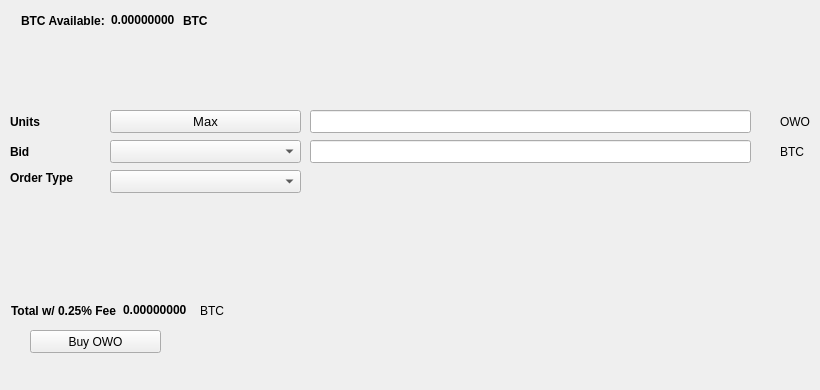
   <widget class="QWidget" name="BuyTab">
    <attribute name="title">
     <string>Buy</string>
    </attribute>
    <widget class="QPushButton" name="BuyOWO">
     <property name="geometry">
      <rect>
       <x>30</x>
       <y>330</y>
       <width>131</width>
       <height>23</height>
      </rect>
     </property>
     <property name="text">
      <string>Buy OWO</string>
     </property>
     <property name="icon">
      <iconset resource="../oneworld.qrc">
       <normaloff>:/icons/bitcoin</normaloff>:/icons/bitcoin</iconset>
     </property>
    </widget>
    <widget class="QLabel" name="label_3">
     <property name="geometry">
      <rect>
       <x>10</x>
       <y>110</y>
       <width>46</width>
       <height>23</height>
      </rect>
     </property>
     <property name="font">
      <font>
       <weight>75</weight>
       <bold>true</bold>
      </font>
     </property>
     <property name="text">
      <string>Units</string>
     </property>
    </widget>
    <widget class="QLineEdit" name="UnitsInput">
     <property name="geometry">
      <rect>
       <x>310</x>
       <y>110</y>
       <width>441</width>
       <height>23</height>
      </rect>
     </property>
     <property name="font">
      <font>
       <pointsize>9</pointsize>
       <weight>75</weight>
       <bold>true</bold>
      </font>
     </property>
    </widget>
    <widget class="QLineEdit" name="BuyBidPriceEdit">
     <property name="geometry">
      <rect>
       <x>310</x>
       <y>140</y>
       <width>441</width>
       <height>23</height>
      </rect>
     </property>
     <property name="font">
      <font>
       <pointsize>9</pointsize>
       <weight>75</weight>
       <bold>true</bold>
      </font>
     </property>
    </widget>
    <widget class="QLabel" name="label_4">
     <property name="geometry">
      <rect>
       <x>780</x>
       <y>110</y>
       <width>31</width>
       <height>23</height>
      </rect>
     </property>
     <property name="text">
      <string>OWO</string>
     </property>
    </widget>
    <widget class="QLabel" name="label_5">
     <property name="geometry">
      <rect>
       <x>780</x>
       <y>140</y>
       <width>31</width>
       <height>23</height>
      </rect>
     </property>
     <property name="text">
      <string>BTC</string>
     </property>
    </widget>
    <widget class="QLabel" name="label_6">
     <property name="geometry">
      <rect>
       <x>10</x>
       <y>140</y>
       <width>46</width>
       <height>23</height>
      </rect>
     </property>
     <property name="font">
      <font>
       <weight>75</weight>
       <bold>true</bold>
      </font>
     </property>
     <property name="text">
      <string>Bid</string>
     </property>
    </widget>
    <widget class="QLabel" name="label_7">
     <property name="geometry">
      <rect>
       <x>10</x>
       <y>170</y>
       <width>91</width>
       <height>16</height>
      </rect>
     </property>
     <property name="font">
      <font>
       <weight>75</weight>
       <bold>true</bold>
      </font>
     </property>
     <property name="text">
      <string>Order Type</string>
     </property>
    </widget>
    <widget class="QPushButton" name="Buy_Max_Amount">
     <property name="geometry">
      <rect>
       <x>110</x>
       <y>110</y>
       <width>191</width>
       <height>23</height>
      </rect>
     </property>
     <property name="font">
      <font>
       <pointsize>10</pointsize>
      </font>
     </property>
     <property name="text">
      <string>Max</string>
     </property>
    </widget>
    <widget class="QComboBox" name="BuyBidcomboBox">
     <property name="geometry">
      <rect>
       <x>110</x>
       <y>140</y>
       <width>191</width>
       <height>23</height>
      </rect>
     </property>
     <property name="font">
      <font>
       <pointsize>10</pointsize>
      </font>
     </property>
    </widget>
    <widget class="QComboBox" name="buyOrdertypeCombo">
     <property name="geometry">
      <rect>
       <x>110</x>
       <y>170</y>
       <width>191</width>
       <height>23</height>
      </rect>
     </property>
     <property name="font">
      <font>
       <pointsize>10</pointsize>
      </font>
     </property>
    </widget>
    <widget class="QWidget" name="layoutWidget1">
     <property name="geometry">
      <rect>
       <x>21</x>
       <y>11</y>
       <width>227</width>
       <height>19</height>
      </rect>
     </property>
     <layout class="QHBoxLayout" name="horizontalLayout_3">
      <item>
       <widget class="QLabel" name="label232">
        <property name="font">
         <font>
          <weight>75</weight>
          <bold>true</bold>
         </font>
        </property>
        <property name="text">
         <string>BTC Available:</string>
        </property>
       </widget>
      </item>
      <item>
       <widget class="QLabel" name="BtcAvailableLbl">
        <property name="palette">
         <palette>
          <active>
           <colorrole role="WindowText">
            <brush brushstyle="SolidPattern">
             <color alpha="255">
              <red>0</red>
              <green>0</green>
              <blue>0</blue>
             </color>
            </brush>
           </colorrole>
           <colorrole role="Button">
            <brush brushstyle="SolidPattern">
             <color alpha="255">
              <red>0</red>
              <green>170</green>
              <blue>0</blue>
             </color>
            </brush>
           </colorrole>
           <colorrole role="Light">
            <brush brushstyle="SolidPattern">
             <color alpha="255">
              <red>0</red>
              <green>255</green>
              <blue>0</blue>
             </color>
            </brush>
           </colorrole>
           <colorrole role="Midlight">
            <brush brushstyle="SolidPattern">
             <color alpha="255">
              <red>0</red>
              <green>212</green>
              <blue>0</blue>
             </color>
            </brush>
           </colorrole>
           <colorrole role="Dark">
            <brush brushstyle="SolidPattern">
             <color alpha="255">
              <red>0</red>
              <green>85</green>
              <blue>0</blue>
             </color>
            </brush>
           </colorrole>
           <colorrole role="Mid">
            <brush brushstyle="SolidPattern">
             <color alpha="255">
              <red>0</red>
              <green>113</green>
              <blue>0</blue>
             </color>
            </brush>
           </colorrole>
           <colorrole role="Text">
            <brush brushstyle="SolidPattern">
             <color alpha="255">
              <red>0</red>
              <green>170</green>
              <blue>0</blue>
             </color>
            </brush>
           </colorrole>
           <colorrole role="BrightText">
            <brush brushstyle="SolidPattern">
             <color alpha="255">
              <red>255</red>
              <green>255</green>
              <blue>255</blue>
             </color>
            </brush>
           </colorrole>
           <colorrole role="ButtonText">
            <brush brushstyle="SolidPattern">
             <color alpha="255">
              <red>0</red>
              <green>0</green>
              <blue>0</blue>
             </color>
            </brush>
           </colorrole>
           <colorrole role="Base">
            <brush brushstyle="SolidPattern">
             <color alpha="255">
              <red>255</red>
              <green>255</green>
              <blue>255</blue>
             </color>
            </brush>
           </colorrole>
           <colorrole role="Window">
            <brush brushstyle="SolidPattern">
             <color alpha="255">
              <red>0</red>
              <green>170</green>
              <blue>0</blue>
             </color>
            </brush>
           </colorrole>
           <colorrole role="Shadow">
            <brush brushstyle="SolidPattern">
             <color alpha="255">
              <red>0</red>
              <green>0</green>
              <blue>0</blue>
             </color>
            </brush>
           </colorrole>
           <colorrole role="AlternateBase">
            <brush brushstyle="SolidPattern">
             <color alpha="255">
              <red>127</red>
              <green>212</green>
              <blue>127</blue>
             </color>
            </brush>
           </colorrole>
           <colorrole role="ToolTipBase">
            <brush brushstyle="SolidPattern">
             <color alpha="255">
              <red>255</red>
              <green>255</green>
              <blue>220</blue>
             </color>
            </brush>
           </colorrole>
           <colorrole role="ToolTipText">
            <brush brushstyle="SolidPattern">
             <color alpha="255">
              <red>0</red>
              <green>0</green>
              <blue>0</blue>
             </color>
            </brush>
           </colorrole>
          </active>
          <inactive>
           <colorrole role="WindowText">
            <brush brushstyle="SolidPattern">
             <color alpha="255">
              <red>0</red>
              <green>0</green>
              <blue>0</blue>
             </color>
            </brush>
           </colorrole>
           <colorrole role="Button">
            <brush brushstyle="SolidPattern">
             <color alpha="255">
              <red>0</red>
              <green>170</green>
              <blue>0</blue>
             </color>
            </brush>
           </colorrole>
           <colorrole role="Light">
            <brush brushstyle="SolidPattern">
             <color alpha="255">
              <red>0</red>
              <green>255</green>
              <blue>0</blue>
             </color>
            </brush>
           </colorrole>
           <colorrole role="Midlight">
            <brush brushstyle="SolidPattern">
             <color alpha="255">
              <red>0</red>
              <green>212</green>
              <blue>0</blue>
             </color>
            </brush>
           </colorrole>
           <colorrole role="Dark">
            <brush brushstyle="SolidPattern">
             <color alpha="255">
              <red>0</red>
              <green>85</green>
              <blue>0</blue>
             </color>
            </brush>
           </colorrole>
           <colorrole role="Mid">
            <brush brushstyle="SolidPattern">
             <color alpha="255">
              <red>0</red>
              <green>113</green>
              <blue>0</blue>
             </color>
            </brush>
           </colorrole>
           <colorrole role="Text">
            <brush brushstyle="SolidPattern">
             <color alpha="255">
              <red>0</red>
              <green>170</green>
              <blue>0</blue>
             </color>
            </brush>
           </colorrole>
           <colorrole role="BrightText">
            <brush brushstyle="SolidPattern">
             <color alpha="255">
              <red>255</red>
              <green>255</green>
              <blue>255</blue>
             </color>
            </brush>
           </colorrole>
           <colorrole role="ButtonText">
            <brush brushstyle="SolidPattern">
             <color alpha="255">
              <red>0</red>
              <green>0</green>
              <blue>0</blue>
             </color>
            </brush>
           </colorrole>
           <colorrole role="Base">
            <brush brushstyle="SolidPattern">
             <color alpha="255">
              <red>255</red>
              <green>255</green>
              <blue>255</blue>
             </color>
            </brush>
           </colorrole>
           <colorrole role="Window">
            <brush brushstyle="SolidPattern">
             <color alpha="255">
              <red>0</red>
              <green>170</green>
              <blue>0</blue>
             </color>
            </brush>
           </colorrole>
           <colorrole role="Shadow">
            <brush brushstyle="SolidPattern">
             <color alpha="255">
              <red>0</red>
              <green>0</green>
              <blue>0</blue>
             </color>
            </brush>
           </colorrole>
           <colorrole role="AlternateBase">
            <brush brushstyle="SolidPattern">
             <color alpha="255">
              <red>127</red>
              <green>212</green>
              <blue>127</blue>
             </color>
            </brush>
           </colorrole>
           <colorrole role="ToolTipBase">
            <brush brushstyle="SolidPattern">
             <color alpha="255">
              <red>255</red>
              <green>255</green>
              <blue>220</blue>
             </color>
            </brush>
           </colorrole>
           <colorrole role="ToolTipText">
            <brush brushstyle="SolidPattern">
             <color alpha="255">
              <red>0</red>
              <green>0</green>
              <blue>0</blue>
             </color>
            </brush>
           </colorrole>
          </inactive>
          <disabled>
           <colorrole role="WindowText">
            <brush brushstyle="SolidPattern">
             <color alpha="255">
              <red>0</red>
              <green>85</green>
              <blue>0</blue>
             </color>
            </brush>
           </colorrole>
           <colorrole role="Button">
            <brush brushstyle="SolidPattern">
             <color alpha="255">
              <red>0</red>
              <green>170</green>
              <blue>0</blue>
             </color>
            </brush>
           </colorrole>
           <colorrole role="Light">
            <brush brushstyle="SolidPattern">
             <color alpha="255">
              <red>0</red>
              <green>255</green>
              <blue>0</blue>
             </color>
            </brush>
           </colorrole>
           <colorrole role="Midlight">
            <brush brushstyle="SolidPattern">
             <color alpha="255">
              <red>0</red>
              <green>212</green>
              <blue>0</blue>
             </color>
            </brush>
           </colorrole>
           <colorrole role="Dark">
            <brush brushstyle="SolidPattern">
             <color alpha="255">
              <red>0</red>
              <green>85</green>
              <blue>0</blue>
             </color>
            </brush>
           </colorrole>
           <colorrole role="Mid">
            <brush brushstyle="SolidPattern">
             <color alpha="255">
              <red>0</red>
              <green>113</green>
              <blue>0</blue>
             </color>
            </brush>
           </colorrole>
           <colorrole role="Text">
            <brush brushstyle="SolidPattern">
             <color alpha="255">
              <red>0</red>
              <green>85</green>
              <blue>0</blue>
             </color>
            </brush>
           </colorrole>
           <colorrole role="BrightText">
            <brush brushstyle="SolidPattern">
             <color alpha="255">
              <red>255</red>
              <green>255</green>
              <blue>255</blue>
             </color>
            </brush>
           </colorrole>
           <colorrole role="ButtonText">
            <brush brushstyle="SolidPattern">
             <color alpha="255">
              <red>0</red>
              <green>85</green>
              <blue>0</blue>
             </color>
            </brush>
           </colorrole>
           <colorrole role="Base">
            <brush brushstyle="SolidPattern">
             <color alpha="255">
              <red>0</red>
              <green>170</green>
              <blue>0</blue>
             </color>
            </brush>
           </colorrole>
           <colorrole role="Window">
            <brush brushstyle="SolidPattern">
             <color alpha="255">
              <red>0</red>
              <green>170</green>
              <blue>0</blue>
             </color>
            </brush>
           </colorrole>
           <colorrole role="Shadow">
            <brush brushstyle="SolidPattern">
             <color alpha="255">
              <red>0</red>
              <green>0</green>
              <blue>0</blue>
             </color>
            </brush>
           </colorrole>
           <colorrole role="AlternateBase">
            <brush brushstyle="SolidPattern">
             <color alpha="255">
              <red>0</red>
              <green>170</green>
              <blue>0</blue>
             </color>
            </brush>
           </colorrole>
           <colorrole role="ToolTipBase">
            <brush brushstyle="SolidPattern">
             <color alpha="255">
              <red>255</red>
              <green>255</green>
              <blue>220</blue>
             </color>
            </brush>
           </colorrole>
           <colorrole role="ToolTipText">
            <brush brushstyle="SolidPattern">
             <color alpha="255">
              <red>0</red>
              <green>0</green>
              <blue>0</blue>
             </color>
            </brush>
           </colorrole>
          </disabled>
         </palette>
        </property>
        <property name="font">
         <font>
          <weight>75</weight>
          <bold>true</bold>
         </font>
        </property>
        <property name="text">
         <string>0.00000000</string>
        </property>
        <property name="textInteractionFlags">
         <set>Qt::LinksAccessibleByMouse|Qt::TextSelectableByKeyboard|Qt::TextSelectableByMouse</set>
        </property>
       </widget>
      </item>
      <item>
       <widget class="QLabel" name="BtcAvailableLbl_2">
        <property name="font">
         <font>
          <weight>75</weight>
          <bold>true</bold>
         </font>
        </property>
        <property name="text">
         <string>BTC</string>
        </property>
       </widget>
      </item>
     </layout>
    </widget>
    <widget class="QWidget" name="layoutWidge2">
     <property name="geometry">
      <rect>
       <x>11</x>
       <y>301</y>
       <width>259</width>
       <height>19</height>
      </rect>
     </property>
     <layout class="QHBoxLayout" name="horizontalLayout_4">
      <item>
       <widget class="QLabel" name="label_9">
        <property name="font">
         <font>
          <weight>75</weight>
          <bold>true</bold>
         </font>
        </property>
        <property name="text">
         <string>Total w/ 0.25% Fee</string>
        </property>
       </widget>
      </item>
      <item>
       <widget class="QLabel" name="BuyCostLabel">
        <property name="palette">
         <palette>
          <active>
           <colorrole role="WindowText">
            <brush brushstyle="SolidPattern">
             <color alpha="255">
              <red>0</red>
              <green>0</green>
              <blue>0</blue>
             </color>
            </brush>
           </colorrole>
           <colorrole role="Button">
            <brush brushstyle="SolidPattern">
             <color alpha="255">
              <red>0</red>
              <green>170</green>
              <blue>0</blue>
             </color>
            </brush>
           </colorrole>
           <colorrole role="Light">
            <brush brushstyle="SolidPattern">
             <color alpha="255">
              <red>0</red>
              <green>255</green>
              <blue>0</blue>
             </color>
            </brush>
           </colorrole>
           <colorrole role="Midlight">
            <brush brushstyle="SolidPattern">
             <color alpha="255">
              <red>0</red>
              <green>212</green>
              <blue>0</blue>
             </color>
            </brush>
           </colorrole>
           <colorrole role="Dark">
            <brush brushstyle="SolidPattern">
             <color alpha="255">
              <red>0</red>
              <green>85</green>
              <blue>0</blue>
             </color>
            </brush>
           </colorrole>
           <colorrole role="Mid">
            <brush brushstyle="SolidPattern">
             <color alpha="255">
              <red>0</red>
              <green>113</green>
              <blue>0</blue>
             </color>
            </brush>
           </colorrole>
           <colorrole role="Text">
            <brush brushstyle="SolidPattern">
             <color alpha="255">
              <red>0</red>
              <green>170</green>
              <blue>0</blue>
             </color>
            </brush>
           </colorrole>
           <colorrole role="BrightText">
            <brush brushstyle="SolidPattern">
             <color alpha="255">
              <red>255</red>
              <green>255</green>
              <blue>255</blue>
             </color>
            </brush>
           </colorrole>
           <colorrole role="ButtonText">
            <brush brushstyle="SolidPattern">
             <color alpha="255">
              <red>0</red>
              <green>0</green>
              <blue>0</blue>
             </color>
            </brush>
           </colorrole>
           <colorrole role="Base">
            <brush brushstyle="SolidPattern">
             <color alpha="255">
              <red>255</red>
              <green>255</green>
              <blue>255</blue>
             </color>
            </brush>
           </colorrole>
           <colorrole role="Window">
            <brush brushstyle="SolidPattern">
             <color alpha="255">
              <red>0</red>
              <green>170</green>
              <blue>0</blue>
             </color>
            </brush>
           </colorrole>
           <colorrole role="Shadow">
            <brush brushstyle="SolidPattern">
             <color alpha="255">
              <red>0</red>
              <green>0</green>
              <blue>0</blue>
             </color>
            </brush>
           </colorrole>
           <colorrole role="AlternateBase">
            <brush brushstyle="SolidPattern">
             <color alpha="255">
              <red>127</red>
              <green>212</green>
              <blue>127</blue>
             </color>
            </brush>
           </colorrole>
           <colorrole role="ToolTipBase">
            <brush brushstyle="SolidPattern">
             <color alpha="255">
              <red>255</red>
              <green>255</green>
              <blue>220</blue>
             </color>
            </brush>
           </colorrole>
           <colorrole role="ToolTipText">
            <brush brushstyle="SolidPattern">
             <color alpha="255">
              <red>0</red>
              <green>0</green>
              <blue>0</blue>
             </color>
            </brush>
           </colorrole>
          </active>
          <inactive>
           <colorrole role="WindowText">
            <brush brushstyle="SolidPattern">
             <color alpha="255">
              <red>0</red>
              <green>0</green>
              <blue>0</blue>
             </color>
            </brush>
           </colorrole>
           <colorrole role="Button">
            <brush brushstyle="SolidPattern">
             <color alpha="255">
              <red>0</red>
              <green>170</green>
              <blue>0</blue>
             </color>
            </brush>
           </colorrole>
           <colorrole role="Light">
            <brush brushstyle="SolidPattern">
             <color alpha="255">
              <red>0</red>
              <green>255</green>
              <blue>0</blue>
             </color>
            </brush>
           </colorrole>
           <colorrole role="Midlight">
            <brush brushstyle="SolidPattern">
             <color alpha="255">
              <red>0</red>
              <green>212</green>
              <blue>0</blue>
             </color>
            </brush>
           </colorrole>
           <colorrole role="Dark">
            <brush brushstyle="SolidPattern">
             <color alpha="255">
              <red>0</red>
              <green>85</green>
              <blue>0</blue>
             </color>
            </brush>
           </colorrole>
           <colorrole role="Mid">
            <brush brushstyle="SolidPattern">
             <color alpha="255">
              <red>0</red>
              <green>113</green>
              <blue>0</blue>
             </color>
            </brush>
           </colorrole>
           <colorrole role="Text">
            <brush brushstyle="SolidPattern">
             <color alpha="255">
              <red>0</red>
              <green>170</green>
              <blue>0</blue>
             </color>
            </brush>
           </colorrole>
           <colorrole role="BrightText">
            <brush brushstyle="SolidPattern">
             <color alpha="255">
              <red>255</red>
              <green>255</green>
              <blue>255</blue>
             </color>
            </brush>
           </colorrole>
           <colorrole role="ButtonText">
            <brush brushstyle="SolidPattern">
             <color alpha="255">
              <red>0</red>
              <green>0</green>
              <blue>0</blue>
             </color>
            </brush>
           </colorrole>
           <colorrole role="Base">
            <brush brushstyle="SolidPattern">
             <color alpha="255">
              <red>255</red>
              <green>255</green>
              <blue>255</blue>
             </color>
            </brush>
           </colorrole>
           <colorrole role="Window">
            <brush brushstyle="SolidPattern">
             <color alpha="255">
              <red>0</red>
              <green>170</green>
              <blue>0</blue>
             </color>
            </brush>
           </colorrole>
           <colorrole role="Shadow">
            <brush brushstyle="SolidPattern">
             <color alpha="255">
              <red>0</red>
              <green>0</green>
              <blue>0</blue>
             </color>
            </brush>
           </colorrole>
           <colorrole role="AlternateBase">
            <brush brushstyle="SolidPattern">
             <color alpha="255">
              <red>127</red>
              <green>212</green>
              <blue>127</blue>
             </color>
            </brush>
           </colorrole>
           <colorrole role="ToolTipBase">
            <brush brushstyle="SolidPattern">
             <color alpha="255">
              <red>255</red>
              <green>255</green>
              <blue>220</blue>
             </color>
            </brush>
           </colorrole>
           <colorrole role="ToolTipText">
            <brush brushstyle="SolidPattern">
             <color alpha="255">
              <red>0</red>
              <green>0</green>
              <blue>0</blue>
             </color>
            </brush>
           </colorrole>
          </inactive>
          <disabled>
           <colorrole role="WindowText">
            <brush brushstyle="SolidPattern">
             <color alpha="255">
              <red>0</red>
              <green>85</green>
              <blue>0</blue>
             </color>
            </brush>
           </colorrole>
           <colorrole role="Button">
            <brush brushstyle="SolidPattern">
             <color alpha="255">
              <red>0</red>
              <green>170</green>
              <blue>0</blue>
             </color>
            </brush>
           </colorrole>
           <colorrole role="Light">
            <brush brushstyle="SolidPattern">
             <color alpha="255">
              <red>0</red>
              <green>255</green>
              <blue>0</blue>
             </color>
            </brush>
           </colorrole>
           <colorrole role="Midlight">
            <brush brushstyle="SolidPattern">
             <color alpha="255">
              <red>0</red>
              <green>212</green>
              <blue>0</blue>
             </color>
            </brush>
           </colorrole>
           <colorrole role="Dark">
            <brush brushstyle="SolidPattern">
             <color alpha="255">
              <red>0</red>
              <green>85</green>
              <blue>0</blue>
             </color>
            </brush>
           </colorrole>
           <colorrole role="Mid">
            <brush brushstyle="SolidPattern">
             <color alpha="255">
              <red>0</red>
              <green>113</green>
              <blue>0</blue>
             </color>
            </brush>
           </colorrole>
           <colorrole role="Text">
            <brush brushstyle="SolidPattern">
             <color alpha="255">
              <red>0</red>
              <green>85</green>
              <blue>0</blue>
             </color>
            </brush>
           </colorrole>
           <colorrole role="BrightText">
            <brush brushstyle="SolidPattern">
             <color alpha="255">
              <red>255</red>
              <green>255</green>
              <blue>255</blue>
             </color>
            </brush>
           </colorrole>
           <colorrole role="ButtonText">
            <brush brushstyle="SolidPattern">
             <color alpha="255">
              <red>0</red>
              <green>85</green>
              <blue>0</blue>
             </color>
            </brush>
           </colorrole>
           <colorrole role="Base">
            <brush brushstyle="SolidPattern">
             <color alpha="255">
              <red>0</red>
              <green>170</green>
              <blue>0</blue>
             </color>
            </brush>
           </colorrole>
           <colorrole role="Window">
            <brush brushstyle="SolidPattern">
             <color alpha="255">
              <red>0</red>
              <green>170</green>
              <blue>0</blue>
             </color>
            </brush>
           </colorrole>
           <colorrole role="Shadow">
            <brush brushstyle="SolidPattern">
             <color alpha="255">
              <red>0</red>
              <green>0</green>
              <blue>0</blue>
             </color>
            </brush>
           </colorrole>
           <colorrole role="AlternateBase">
            <brush brushstyle="SolidPattern">
             <color alpha="255">
              <red>0</red>
              <green>170</green>
              <blue>0</blue>
             </color>
            </brush>
           </colorrole>
           <colorrole role="ToolTipBase">
            <brush brushstyle="SolidPattern">
             <color alpha="255">
              <red>255</red>
              <green>255</green>
              <blue>220</blue>
             </color>
            </brush>
           </colorrole>
           <colorrole role="ToolTipText">
            <brush brushstyle="SolidPattern">
             <color alpha="255">
              <red>0</red>
              <green>0</green>
              <blue>0</blue>
             </color>
            </brush>
           </colorrole>
          </disabled>
         </palette>
        </property>
        <property name="font">
         <font>
          <weight>75</weight>
          <bold>true</bold>
         </font>
        </property>
        <property name="autoFillBackground">
         <bool>false</bool>
        </property>
        <property name="text">
         <string>0.00000000</string>
        </property>
        <property name="textInteractionFlags">
         <set>Qt::LinksAccessibleByMouse|Qt::TextSelectableByMouse</set>
        </property>
       </widget>
      </item>
      <item>
       <widget class="QLabel" name="label_10">
        <property name="font">
         <font>
          <weight>50</weight>
          <bold>false</bold>
         </font>
        </property>
        <property name="text">
         <string>BTC</string>
        </property>
       </widget>
      </item>
     </layout>
    </widget>
    <widget class="QLabel" name="label_24">
     <property name="geometry">
      <rect>
       <x>460</x>
       <y>300</y>
       <width>281</width>
       <height>81</height>
      </rect>
     </property>
     <property name="text">
      <string/>
     </property>
     <property name="pixmap">
      <pixmap>:/images/bittrex</pixmap>
     </property>
    </widget>
   </widget>
